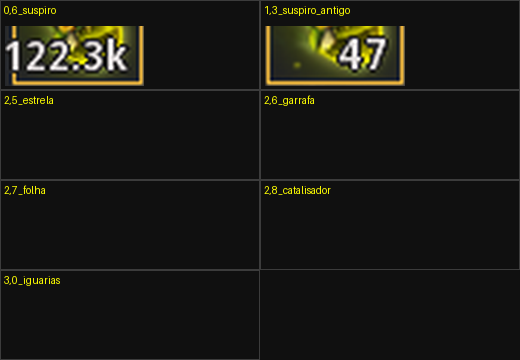

Reproduce this figure in Python.
from PIL import Image, ImageDraw
names = ['0,6_suspiro', '1,3_suspiro_antigo', '2,5_estrela', '2,6_garrafa', '2,7_folha', '2,8_catalisador', '3,0_iguarias']
imgs = []
for n in names:
    try:
        im = Image.open(f'/tmp/d_{n}.png')
    except Exception:
        im = None
    imgs.append((n, im))
# grade 2 colunas x 4 linhas, cada célula com rótulo pequeno e o número
cols, rows = 2, 4
cell_w, cell_h = 260, 90
W, H = cols*cell_w, rows*cell_h
grid = Image.new('RGB', (W, H), (16, 16, 16))
d = ImageDraw.Draw(grid)
for i, (n, im) in enumerate(imgs):
    r, c = divmod(i, cols)
    x0, y0 = c*cell_w, r*cell_h
    d.rectangle([x0, y0, x0+cell_w-1, y0+cell_h-1], outline=(60, 60, 60))
    d.text((x0+4, y0+4), n, fill=(255, 255, 0))
    if im:
        im2 = im.copy()
        im2.thumbnail((cell_w-10, cell_h-30))
        grid.paste(im2, (x0+5, y0+26))
grid.save('digits_grid.png')
print('saved', grid.size)
